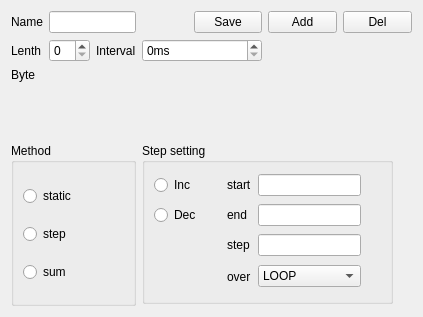
<?xml version="1.0" encoding="UTF-8"?>
<ui version="4.0">
 <class>SendSet</class>
 <widget class="QWidget" name="SendSet">
  <property name="geometry">
   <rect>
    <x>0</x>
    <y>0</y>
    <width>423</width>
    <height>317</height>
   </rect>
  </property>
  <property name="sizePolicy">
   <sizepolicy hsizetype="Preferred" vsizetype="Fixed">
    <horstretch>0</horstretch>
    <verstretch>0</verstretch>
   </sizepolicy>
  </property>
  <property name="minimumSize">
   <size>
    <width>320</width>
    <height>20</height>
   </size>
  </property>
  <property name="maximumSize">
   <size>
    <width>656</width>
    <height>317</height>
   </size>
  </property>
  <property name="windowTitle">
   <string>Form</string>
  </property>
  <layout class="QGridLayout" name="gridLayout">
   <item row="0" column="0">
    <widget class="QLabel" name="label">
     <property name="layoutDirection">
      <enum>Qt::LeftToRight</enum>
     </property>
     <property name="text">
      <string>Name</string>
     </property>
    </widget>
   </item>
   <item row="1" column="0">
    <widget class="QLabel" name="label_2">
     <property name="text">
      <string>Lenth</string>
     </property>
    </widget>
   </item>
   <item row="1" column="1">
    <widget class="QSpinBox" name="sb_lenth">
     <property name="maximum">
      <number>20</number>
     </property>
    </widget>
   </item>
   <item row="4" column="0" colspan="3">
    <widget class="QGroupBox" name="groupBox">
     <property name="sizePolicy">
      <sizepolicy hsizetype="Preferred" vsizetype="Preferred">
       <horstretch>0</horstretch>
       <verstretch>0</verstretch>
      </sizepolicy>
     </property>
     <property name="title">
      <string>Method</string>
     </property>
     <layout class="QVBoxLayout" name="verticalLayout">
      <item>
       <spacer name="verticalSpacer_3">
        <property name="orientation">
         <enum>Qt::Vertical</enum>
        </property>
        <property name="sizeType">
         <enum>QSizePolicy::Fixed</enum>
        </property>
        <property name="sizeHint" stdset="0">
         <size>
          <width>20</width>
          <height>2</height>
         </size>
        </property>
       </spacer>
      </item>
      <item>
       <widget class="QRadioButton" name="r_static">
        <property name="text">
         <string>static</string>
        </property>
       </widget>
      </item>
      <item>
       <widget class="QRadioButton" name="r_step">
        <property name="text">
         <string>step</string>
        </property>
       </widget>
      </item>
      <item>
       <widget class="QRadioButton" name="r_sum">
        <property name="text">
         <string>sum</string>
        </property>
       </widget>
      </item>
     </layout>
    </widget>
   </item>
   <item row="0" column="1" colspan="2">
    <widget class="QLineEdit" name="le_name">
     <property name="layoutDirection">
      <enum>Qt::LeftToRight</enum>
     </property>
    </widget>
   </item>
   <item row="1" column="3" colspan="3">
    <widget class="QSpinBox" name="sb_interval">
     <property name="suffix">
      <string>ms</string>
     </property>
     <property name="maximum">
      <number>100000</number>
     </property>
     <property name="singleStep">
      <number>10</number>
     </property>
    </widget>
   </item>
   <item row="1" column="2">
    <widget class="QLabel" name="label_3">
     <property name="text">
      <string>Interval</string>
     </property>
    </widget>
   </item>
   <item row="2" column="0">
    <widget class="QLabel" name="label_6">
     <property name="text">
      <string>Byte</string>
     </property>
    </widget>
   </item>
   <item row="0" column="3">
    <spacer name="horizontalSpacer_2">
     <property name="orientation">
      <enum>Qt::Horizontal</enum>
     </property>
     <property name="sizeType">
      <enum>QSizePolicy::Fixed</enum>
     </property>
     <property name="sizeHint" stdset="0">
      <size>
       <width>40</width>
       <height>20</height>
      </size>
     </property>
    </spacer>
   </item>
   <item row="0" column="7">
    <widget class="QPushButton" name="pb_del">
     <property name="text">
      <string>Del</string>
     </property>
    </widget>
   </item>
   <item row="0" column="5">
    <widget class="QPushButton" name="pb_save">
     <property name="sizePolicy">
      <sizepolicy hsizetype="Minimum" vsizetype="Fixed">
       <horstretch>0</horstretch>
       <verstretch>0</verstretch>
      </sizepolicy>
     </property>
     <property name="text">
      <string>Save</string>
     </property>
     <property name="checkable">
      <bool>false</bool>
     </property>
     <property name="flat">
      <bool>false</bool>
     </property>
    </widget>
   </item>
   <item row="3" column="0">
    <spacer name="verticalSpacer">
     <property name="orientation">
      <enum>Qt::Vertical</enum>
     </property>
     <property name="sizeType">
      <enum>QSizePolicy::Fixed</enum>
     </property>
     <property name="sizeHint" stdset="0">
      <size>
       <width>20</width>
       <height>55</height>
      </size>
     </property>
    </spacer>
   </item>
   <item row="4" column="3" colspan="5">
    <widget class="QStackedWidget" name="st_set">
     <property name="currentIndex">
      <number>1</number>
     </property>
     <widget class="QWidget" name="static_page">
      <widget class="QGroupBox" name="gridGroupBox">
       <property name="geometry">
        <rect>
         <x>0</x>
         <y>0</y>
         <width>251</width>
         <height>171</height>
        </rect>
       </property>
       <property name="title">
        <string>Static setting</string>
       </property>
       <layout class="QGridLayout" name="gridLayout_2">
        <item row="0" column="1">
         <widget class="QLabel" name="label_4">
          <property name="text">
           <string>static</string>
          </property>
         </widget>
        </item>
        <item row="0" column="4">
         <spacer name="horizontalSpacer">
          <property name="orientation">
           <enum>Qt::Horizontal</enum>
          </property>
          <property name="sizeHint" stdset="0">
           <size>
            <width>40</width>
            <height>20</height>
           </size>
          </property>
         </spacer>
        </item>
        <item row="0" column="0">
         <spacer name="horizontalSpacer_3">
          <property name="orientation">
           <enum>Qt::Horizontal</enum>
          </property>
          <property name="sizeHint" stdset="0">
           <size>
            <width>40</width>
            <height>20</height>
           </size>
          </property>
         </spacer>
        </item>
        <item row="0" column="2">
         <widget class="QLineEdit" name="le_static"/>
        </item>
        <item row="1" column="2">
         <spacer name="verticalSpacer_2">
          <property name="orientation">
           <enum>Qt::Vertical</enum>
          </property>
          <property name="sizeType">
           <enum>QSizePolicy::Fixed</enum>
          </property>
          <property name="sizeHint" stdset="0">
           <size>
            <width>20</width>
            <height>30</height>
           </size>
          </property>
         </spacer>
        </item>
       </layout>
      </widget>
     </widget>
     <widget class="QWidget" name="step_page">
      <widget class="QGroupBox" name="gridGroupBox_2">
       <property name="geometry">
        <rect>
         <x>0</x>
         <y>0</y>
         <width>251</width>
         <height>161</height>
        </rect>
       </property>
       <property name="sizePolicy">
        <sizepolicy hsizetype="Fixed" vsizetype="Fixed">
         <horstretch>0</horstretch>
         <verstretch>0</verstretch>
        </sizepolicy>
       </property>
       <property name="title">
        <string>Step setting</string>
       </property>
       <layout class="QGridLayout" name="gridLayout_3">
        <item row="1" column="2">
         <widget class="QLabel" name="label_7">
          <property name="text">
           <string>end</string>
          </property>
         </widget>
        </item>
        <item row="0" column="2">
         <widget class="QLabel" name="label_8">
          <property name="text">
           <string>start</string>
          </property>
         </widget>
        </item>
        <item row="1" column="0">
         <widget class="QRadioButton" name="r_dec">
          <property name="text">
           <string>Dec</string>
          </property>
         </widget>
        </item>
        <item row="1" column="3">
         <widget class="QLineEdit" name="le_step_end"/>
        </item>
        <item row="2" column="2">
         <widget class="QLabel" name="label_9">
          <property name="text">
           <string>step</string>
          </property>
         </widget>
        </item>
        <item row="0" column="3">
         <widget class="QLineEdit" name="le_step_start"/>
        </item>
        <item row="2" column="3">
         <widget class="QLineEdit" name="le_step_step"/>
        </item>
        <item row="0" column="0">
         <widget class="QRadioButton" name="r_inc">
          <property name="text">
           <string>Inc</string>
          </property>
         </widget>
        </item>
        <item row="3" column="1">
         <spacer name="horizontalSpacer_4">
          <property name="orientation">
           <enum>Qt::Horizontal</enum>
          </property>
          <property name="sizeType">
           <enum>QSizePolicy::MinimumExpanding</enum>
          </property>
          <property name="sizeHint" stdset="0">
           <size>
            <width>20</width>
            <height>20</height>
           </size>
          </property>
         </spacer>
        </item>
        <item row="2" column="4">
         <spacer name="horizontalSpacer_5">
          <property name="orientation">
           <enum>Qt::Horizontal</enum>
          </property>
          <property name="sizeType">
           <enum>QSizePolicy::MinimumExpanding</enum>
          </property>
          <property name="sizeHint" stdset="0">
           <size>
            <width>20</width>
            <height>20</height>
           </size>
          </property>
         </spacer>
        </item>
        <item row="3" column="3">
         <widget class="QComboBox" name="cb_over">
          <item>
           <property name="text">
            <string>LOOP</string>
           </property>
          </item>
          <item>
           <property name="text">
            <string>STOP</string>
           </property>
          </item>
         </widget>
        </item>
        <item row="3" column="0">
         <spacer name="verticalSpacer_4">
          <property name="orientation">
           <enum>Qt::Vertical</enum>
          </property>
          <property name="sizeType">
           <enum>QSizePolicy::Fixed</enum>
          </property>
          <property name="sizeHint" stdset="0">
           <size>
            <width>10</width>
            <height>25</height>
           </size>
          </property>
         </spacer>
        </item>
        <item row="3" column="2">
         <widget class="QLabel" name="label_5">
          <property name="text">
           <string>over</string>
          </property>
         </widget>
        </item>
       </layout>
      </widget>
     </widget>
     <widget class="QWidget" name="sum_page">
      <widget class="QGroupBox" name="gridGroupBox_3">
       <property name="geometry">
        <rect>
         <x>0</x>
         <y>0</y>
         <width>251</width>
         <height>181</height>
        </rect>
       </property>
       <property name="title">
        <string>Sum setting</string>
       </property>
       <layout class="QGridLayout" name="gridLayout_4">
        <item row="4" column="0">
         <spacer name="verticalSpacer_6">
          <property name="orientation">
           <enum>Qt::Vertical</enum>
          </property>
          <property name="sizeType">
           <enum>QSizePolicy::MinimumExpanding</enum>
          </property>
          <property name="sizeHint" stdset="0">
           <size>
            <width>10</width>
            <height>25</height>
           </size>
          </property>
         </spacer>
        </item>
        <item row="4" column="1">
         <spacer name="horizontalSpacer_6">
          <property name="orientation">
           <enum>Qt::Horizontal</enum>
          </property>
          <property name="sizeType">
           <enum>QSizePolicy::MinimumExpanding</enum>
          </property>
          <property name="sizeHint" stdset="0">
           <size>
            <width>10</width>
            <height>20</height>
           </size>
          </property>
         </spacer>
        </item>
        <item row="3" column="3">
         <spacer name="horizontalSpacer_7">
          <property name="orientation">
           <enum>Qt::Horizontal</enum>
          </property>
          <property name="sizeType">
           <enum>QSizePolicy::MinimumExpanding</enum>
          </property>
          <property name="sizeHint" stdset="0">
           <size>
            <width>100</width>
            <height>20</height>
           </size>
          </property>
         </spacer>
        </item>
        <item row="0" column="0">
         <spacer name="verticalSpacer_7">
          <property name="orientation">
           <enum>Qt::Vertical</enum>
          </property>
          <property name="sizeType">
           <enum>QSizePolicy::Fixed</enum>
          </property>
          <property name="sizeHint" stdset="0">
           <size>
            <width>20</width>
            <height>10</height>
           </size>
          </property>
         </spacer>
        </item>
        <item row="1" column="0">
         <widget class="QLabel" name="label_11">
          <property name="text">
           <string>start</string>
          </property>
         </widget>
        </item>
        <item row="2" column="0">
         <widget class="QLabel" name="label_10">
          <property name="text">
           <string>end</string>
          </property>
         </widget>
        </item>
        <item row="1" column="2">
         <widget class="QLineEdit" name="le_sum_end"/>
        </item>
        <item row="2" column="2">
         <widget class="QLineEdit" name="le_sum_start"/>
        </item>
       </layout>
      </widget>
     </widget>
    </widget>
   </item>
   <item row="0" column="6">
    <widget class="QPushButton" name="pb_add">
     <property name="text">
      <string>Add</string>
     </property>
    </widget>
   </item>
  </layout>
 </widget>
 <resources/>
 <connections/>
</ui>
